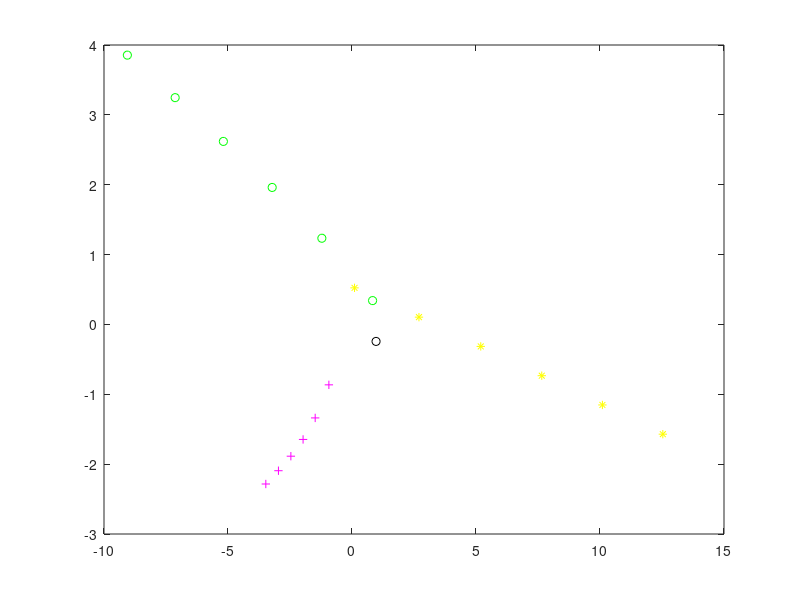

MATLAB code to generate this figure:
% number of bodies
N = 3;

% gravitational constant in reduced unit
G = 1;

% mass in reduced unit
m = [1; 1; 1];

% initial position in reduced unit
r = [[-0.97000436; 0.24308753], [0; 0], [0.97000436; -0.24308753]];

% initial velocity in reduced unit
v = [[0.4662036850; 0.4323657300], [-0.93240737; -0.86473146], [0.4662036850; 0.4323657300]];

% time step size and total time, in reduced unit
dt = 1;
T = 5;

% Setting up acceleration arrays that will be used later
acc = zeros(2,3)
nacc = zeros(2,3)
% Clearly mark each body's starting point
plot(r(1,1), r(2,1), 'k-*')
plot(r(1,2), r(2,2), 'k-+')
plot(r(1,3), r(2,3), 'k-o')
hold on

for t = 0:dt:T
    % Distances between bodies. Used for finding acceleration
    da12 = sqrt((r(1,1) - r(1,2))^2 + (r(2,1) - r(2,2))^2)
    da13 = sqrt((r(1,1) - r(1,3))^2 + (r(2,1) - r(2,3))^2)
    da23 = sqrt((r(1,2) - r(1,3))^2 + (r(2,2) - r(2,3))^2)
    
    
    % Calculate current acceleration
    acc(:,1) = ((1/(da12^3)) * (r(:,2) - r(:,1))) + ((1/(da13^3)) * (r(:,3) - r(:,1)));
    % acc(2,1) = ((1/(da12^3)) * (r(2,2) - r(2,1))) + ((1/(da13^3)) * (r(2,3) - r(2,1)));
    
    acc(:,2) = ((1/(da12^3)) * (r(:,1) - r(:,2))) + ((1/(da23^3)) * (r(:,3) - r(:,2)));
    % acc(2,2) = ((1/(da12^3)) * (r(2,1) - r(2,2))) + ((1/(da23^3)) * (r(2,3) - r(2,2)));

    acc(:,3) = ((1/(da13^3)) * (r(:,1) - r(:,3))) + ((1/(da23^3)) * (r(:,2) - r(:,3)))
    % acc(2,3) = ((1/(da13^3)) * (r(2,1) - r(2,3))) + ((1/(da23^3)) * (r(2,2) - r(2,3)));
    
    
    % Calculate new location
    r = r + v*dt + 0.5*acc*(dt^2) % next, find new_a with this new r

    
    % Calculate new distances using new locations (used for finding new acceleration)
    da12 = sqrt((r(1,1) - r(1,2))^2 + (r(2,1) - r(2,2))^2);
    da13 = sqrt((r(1,1) - r(1,3))^2 + (r(2,1) - r(2,3))^2);
    da23 = sqrt((r(1,2) - r(1,3))^2 + (r(2,2) - r(2,3))^2);
    
    
    % Calculate new acceleration using the new locations (using new distances)
    nacc(:,1) = ((1/(da12^3)) * (r(:,2) - r(:,1))) + ((1/(da13^3)) * (r(:,3) - r(:,1)));
    % acc(2,1) = ((1/(da12^3)) * (r(2,2) - r(2,1))) + ((1/(da13^3)) * (r(2,3) - r(2,1)));

    nacc(:,2) = ((1/(da12^3)) * (r(:,1) - r(:,2))) + ((1/(da23^3)) * (r(:,3) - r(:,2)));
    % acc(2,2) = ((1/(da12^3)) * (r(2,1) - r(2,2))) + ((1/(da23^3)) * (r(2,3) - r(2,2)));

    nacc(:,3) = ((1/(da13^3)) * (r(:,1) - r(:,3))) + ((1/(da23^3)) * (r(:,2) - r(:,3)));
    % acc(2,3) = ((1/(da13^3)) * (r(2,1) - r(2,3))) + ((1/(da23^3)) * (r(2,2) - r(2,3)));

    
    % Calculate new velocity
    v = v + (acc + nacc)/2 * dt;
    
    
    % Plotting on graph
    plot(r(1,1), r(2,1), 'y-*')
    plot(r(1,2), r(2,2), 'm-+')
    plot(r(1,3), r(2,3), 'g-o')
end